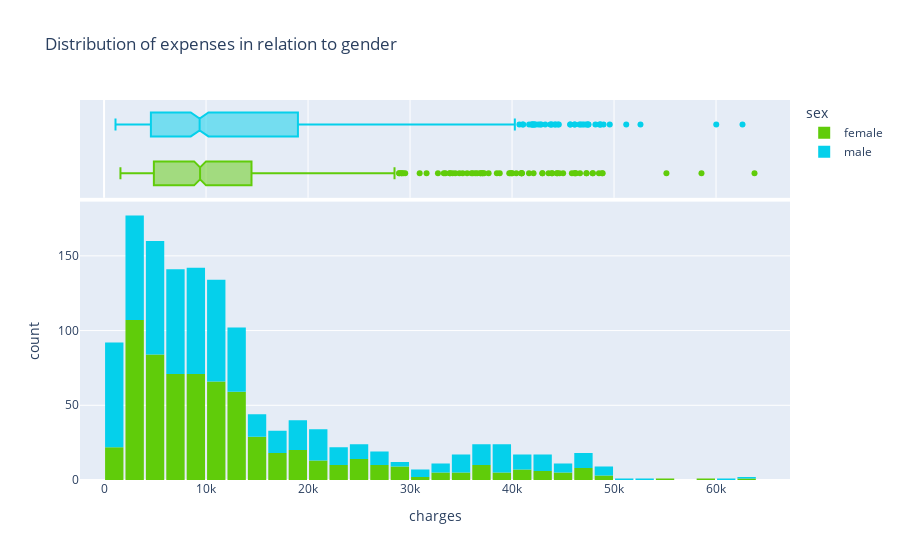

Notebook code for this chart:
### Code cell
fig = px.histogram(
    df,
    x='charges',
    color='sex',
    marginal='box',
    color_discrete_sequence=['#60cc0a', '#05d0eb'],
    title='Distribution of expenses in relation to gender'
)
fig.update_layout(bargap=0.1)
fig.show()

### Figure 1 — Plotly figure (JSON) as saved in the notebook; plotly's stock layout.template omitted (floating-point values rounded to 4 significant figures; data arrays with more than 128 entries replaced by an {"elided": "..."} marker saying what was removed)
{"data": [{"alignmentgroup": "True", "bingroup": "x", "hovertemplate": "sex=female<br>charges=%{x}<br>count=%{y}<extra></extra>", "legendgroup": "female", "marker": {"color": "#60cc0a", "pattern": {"shape": ""}}, "name": "female", "offsetgroup": "female", "orientation": "v", "showlegend": true, "type": "histogram", "x": {"elided": "662 float values"}, "xaxis": "x", "yaxis": "y"}, {"alignmentgroup": "True", "hovertemplate": "sex=female<br>charges=%{x}<extra></extra>", "legendgroup": "female", "marker": {"color": "#60cc0a"}, "name": "female", "notched": true, "offsetgroup": "female", "showlegend": false, "type": "box", "x": {"elided": "662 float values"}, "xaxis": "x2", "yaxis": "y2"}, {"alignmentgroup": "True", "bingroup": "x", "hovertemplate": "sex=male<br>charges=%{x}<br>count=%{y}<extra></extra>", "legendgroup": "male", "marker": {"color": "#05d0eb", "pattern": {"shape": ""}}, "name": "male", "offsetgroup": "male", "orientation": "v", "showlegend": true, "type": "histogram", "x": {"elided": "676 float values"}, "xaxis": "x", "yaxis": "y"}, {"alignmentgroup": "True", "hovertemplate": "sex=male<br>charges=%{x}<extra></extra>", "legendgroup": "male", "marker": {"color": "#05d0eb"}, "name": "male", "notched": true, "offsetgroup": "male", "showlegend": false, "type": "box", "x": {"elided": "676 float values"}, "xaxis": "x2", "yaxis": "y2"}], "layout": {"bargap": 0.1, "barmode": "relative", "legend": {"title": {"text": "sex"}, "tracegroupgap": 0}, "title": {"text": "Distribution of expenses in relation to gender"}, "xaxis": {"anchor": "y", "domain": [0, 1], "title": {"text": "charges"}}, "xaxis2": {"anchor": "y2", "domain": [0, 1], "matches": "x", "showgrid": true, "showticklabels": false}, "yaxis": {"anchor": "x", "domain": [0, 0.7326], "title": {"text": "count"}}, "yaxis2": {"anchor": "x2", "domain": [0.7426, 1], "matches": "y2", "showgrid": false, "showline": false, "showticklabels": false, "ticks": ""}}}
